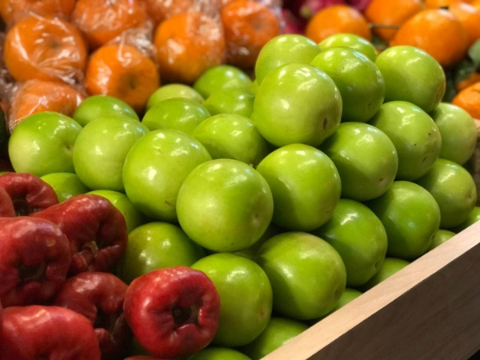
#> input picture HW4/images/img1.png, 480 x 360 px, found by its file name; its folder holds only this picture in this run
$ python 110590005_hw2.py
#> lines starting #> are read from the running program, lines starting #| are printed output that depends on the picture; after the words box and inside, x2 and y2 are one past the last pixel; in counts of white or black regions, pixels touching at a corner belong together
import cv2
import numpy as np
from collections import defaultdict


def rgb_to_binary(rtb_image, red_weight=0.3, green_weight=0.3, blue_weight=0.4, threshold=128):
    """
    Convert the color image to a binary image using a weighted sum of the color channels.

    Args:
        image: NumPy array, the input color image.
        red_weight: Float, the weight of the red channel.
        green_weight: Float, the weight of the green channel.
        blue_weight: Float, the weight of the blue channel.
        threshold: Integer, the threshold value.

    Returns:
        NumPy array, the binary image.
    """
    r, g, b = rtb_image[:, :, 0], rtb_image[:, :, 1], rtb_image[:, :, 2]
    gray_image = np.uint8(red_weight * r + green_weight * g + blue_weight * b)
    binary_image_result = np.where(gray_image < threshold, 0, 255).astype(np.uint8)
    return binary_image_result

def pixel_color(value):
    """
    Generate a color for the pixel.

    Args:
        value: Integer, the label of the pixel.

    Returns:
        Tuple, the color of the pixel.
    """
    r = (value * 123) % 255
    g = (value * 233) % 255
    b = (value * 193) % 255
    return (r, g, b)

def four_neighbor(image_param, height, width):
    """
    Traverse the image using a 4-neighbor.

    Args:
        image: NumPy array, the input image.
        height: Integer, the height of the image.
        width: Integer, the width of the image.

    Returns:
        NumPy array, the result image.
    """
    # Initialize the variables
    eq_list = []
    label = 1

    # Add padding to the image
    result_image = image_param.copy().astype(np.uint16)
    result_image = np.pad(result_image, ((1, 0), (1, 0)), 'constant', constant_values=(255, 255))

    # Traverse the image, find the connected components and assign labels
    for y in range(1, height + 1):
        for x in range(1, width + 1):
            if result_image[y, x] == 0:
                neighbors = [
                    n for n in
                    [
                        result_image[y - 1, x],
                        result_image[y, x - 1]
                    ]
                    if n != 255
                ]
                if len(neighbors) == 0:
                    result_image[y, x] = label
                    label += 1
                    if label == 255:
                        label += 1
                else:
                    result_image[y, x] = neighbors[0]
                    for n in neighbors:
                        if n != result_image[y, x]:
                            eq_list.append((n, result_image[y, x]))
    result_image = result_image[1:, 1:]
    return result_image, eq_list

def eight_neighbor(image_param, height, width):
    """
    Traverse the image using a 8-neighbor.

    Args:
        image: NumPy array, the input image.
        height: Integer, the height of the image.
        width: Integer, the width of the image.

    Returns:
        NumPy array, the result image.
    """
    eq_list = []
    label = 1

    # Add padding to the image
    result_image = image_param.copy().astype(np.uint16)
    result_image = np.pad(result_image, ((1, 0), (1, 0)), 'constant', constant_values=(255, 255))

    # Traverse the image, find the connected components and assign labels
    for y in range(1, height + 1):
        for x in range(1, width + 1):
            if result_image[y, x] == 0:
                neighbors = [
                    n for n in
                    [
                        result_image[y - 1, x - 1],
                        result_image[y - 1, x],
                        result_image[y - 1, x + 1] if x + 1 <= width else 255,
                        result_image[y, x - 1]
                    ]
                    if n != 255
                ]
                if len(neighbors) == 0:
                    result_image[y, x] = label
                    label += 1
                    if label == 255:
                        label += 1
                else:
                    result_image[y, x] = neighbors[0]
                    for n in neighbors:
                        if n != result_image[y, x]:
                            eq_list.append((n, result_image[y, x]))
    result_image = result_image[1:, 1:]
    return result_image, eq_list

def traverse_image(image_param, fn=True):
    """
    Traverse the image using a image.

    Args:
        image: NumPy array, the input image.

    Returns:
        NumPy array, the result image.
    """
    height, width = image_param.shape
    if fn:
        result_image, eq_list = four_neighbor(image_param, height, width)
    else:
        result_image, eq_list = eight_neighbor(image_param, height, width)

    # replace the labels with the smallest label in the connected components
    def dfs(node, visited, cluster):
        visited.add(node)
        cluster.append(node)
        for neighbor in graph[node]:
            if neighbor not in visited:
                dfs(neighbor, visited, cluster)
    graph = defaultdict(list)
    for u, v in eq_list:
        graph[u].append(v)
        graph[v].append(u)
    clusters = []
    visited = set()
    for node in graph:
        if node not in visited:
            cluster = []
            dfs(node, visited, cluster)
            clusters.append(cluster)
    for _, cluster in enumerate(clusters):
        for node in cluster:
            result_image[result_image == node] = min(cluster)

    # Remove the small clusters
    cluster_size = {}
    for y in range(0, height):
        for x in range(0, width):
            if result_image[y, x] != 255:
                if result_image[y, x] in cluster_size:
                    cluster_size[result_image[y, x]] += 1
                else:
                    cluster_size[result_image[y, x]] = 1
    for item in cluster_size.items():
        if item[1] < 500:
            result_image[result_image == item[0]] = 255

    # Generate the color result image
    color_result_image = np.full((height, width, 3), 255, dtype=np.uint8)
    for y in range(0, height):
        for x in range(0, width):
            if result_image[y, x] != 255:
                color_result_image[y, x] = pixel_color(result_image[y, x])
    return color_result_image


if __name__ == '__main__':
    for i in range(1, 5):
        image = cv2.imread(f'images/img{i}.png')
#> image is the input picture: shape (360, 480, 3); mean B, G, R 32.7, 113.5, 138
        binary_image = rgb_to_binary(image, threshold=240)
#> in rgb_to_binary, `r, g, b = rtb_image[:, :, 0], rtb_image[:, :, 1], rtb_image[:, :, 2]`:
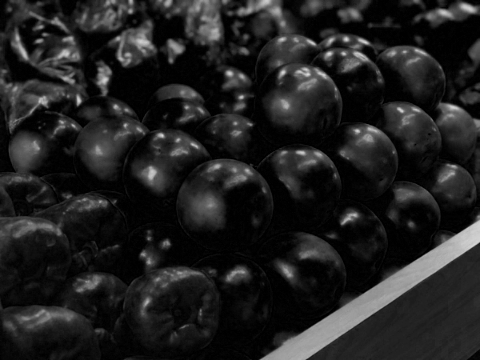
#> r: shape (360, 480); min 0, max 217, mean 32.7
#> in rgb_to_binary, `r, g, b = rtb_image[:, :, 0], rtb_image[:, :, 1], rtb_image[:, :, 2]`:
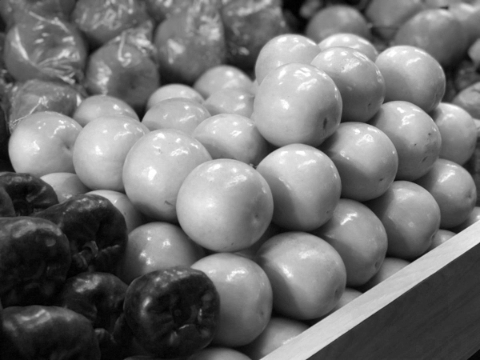
#> g: shape (360, 480); min 0, max 255, mean 113.5
#> in rgb_to_binary, `r, g, b = rtb_image[:, :, 0], rtb_image[:, :, 1], rtb_image[:, :, 2]`:
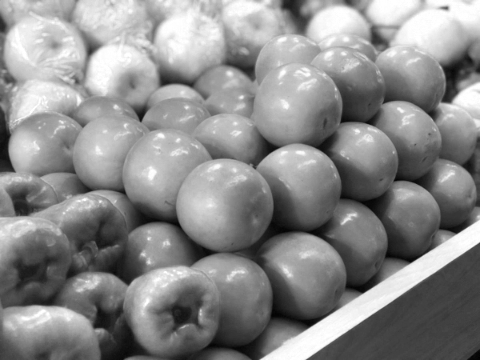
#> b: shape (360, 480); min 1, max 255, mean 138
#> in rgb_to_binary, `gray_image = np.uint8(red_weight * r + green_weight * g + blue_weight ..`:
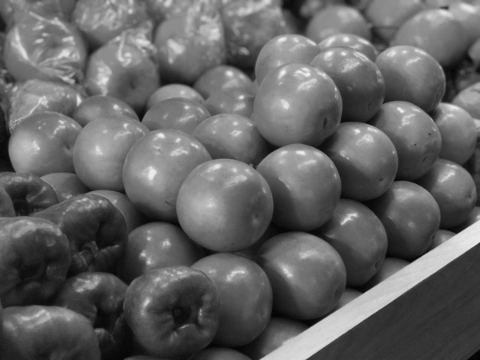
#> gray_image: shape (360, 480); min 2, max 243, mean 98.6
#> in rgb_to_binary, `binary_image_result = np.where(gray_image < threshold, 0, 255).astype(..`:
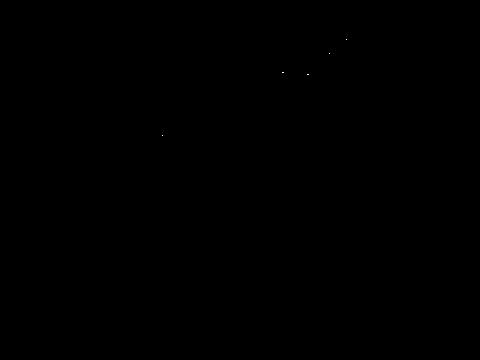
#> binary_image_result: shape (360, 480); 0% white in thin lines or dots, all inside (x1, y1, x2, y2) = (162, 39, 347, 136)
        result = traverse_image(binary_image, fn=True)
#> in four_neighbor, `result_image = np.pad(result_image, ((1, 0), (1, 0)), 'constant', cons..`:
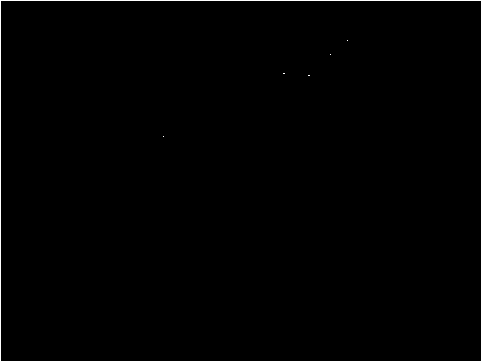
#> result_image: shape (361, 481) uint16; 0.49% white in thin lines or dots
#> after the loop in four_neighbor, `for y in range(1, height + 1):`: result_image: shape (361, 481) uint16; values 1 (black) and 255 (white), 0.49% white in thin lines or dots
#> after the loop in four_neighbor, `for y in range(1, height + 1):`: eq_list = []; label = 2
#> in traverse_image, `result_image, eq_list = four_neighbor(image_param, height, width)`: eq_list = []
#> the loop in traverse_image, `for y in range(0, height):` made 360 passes
#> after the loop in traverse_image, `for y in range(0, height):`:
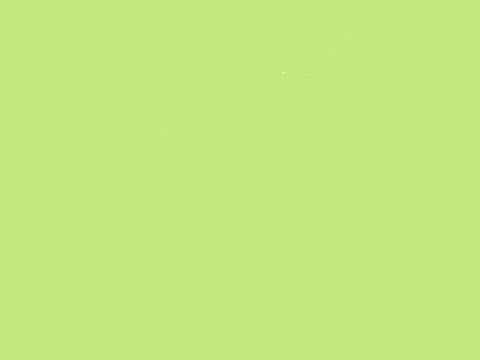
#> color_result_image: shape (360, 480, 3); mean of channels 0, 1, 2 123, 233, 193; drawn as B, G, R
        cv2.imwrite(f'results/img_{i}_4.png', result)
        result = traverse_image(binary_image, fn=False)
#> (the run stopped early here; a loop or call above may not have finished)
